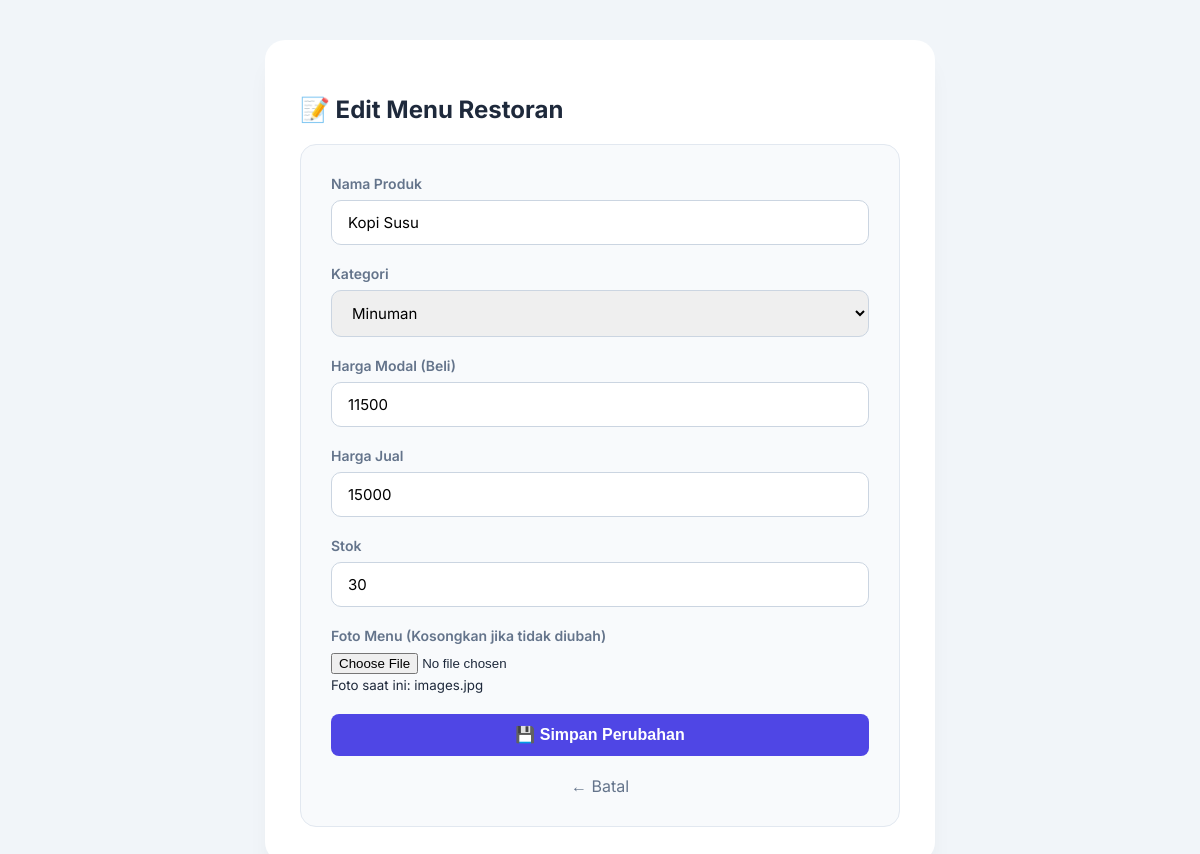
Page /edit.php?id=1 (signed in) on the committed database.
### tables this page shows
CREATE TABLE `produk` (
  `id` int(11) NOT NULL,
  `nama_produk` varchar(100) NOT NULL,
  `kategori` varchar(50) DEFAULT NULL,
  `harga_modal` int(11) NOT NULL,
  `harga` int(11) NOT NULL,
  `stok` int(11) NOT NULL,
  `foto` varchar(255) DEFAULT NULL
);

### edit.php (the view, shortened to what this page needs)
<?php
include "koneksi.php";
$id = $_GET['id'];
$data = mysqli_query($koneksi, "SELECT * FROM produk WHERE id='$id'");
$row = mysqli_fetch_array($data);
?>
<!DOCTYPE html>
<html>
<head>
    <link rel="stylesheet" href="style.css">
</head>
<body>
    <div class="container" style="max-width: 600px;">
        <h2>📝 Edit Menu Restoran</h2>
        <div style="background: #f8fafc; padding: 30px; border-radius: 16px; border: 1px solid #e2e8f0;">
            <form action="proses_edit.php" method="POST" enctype="multipart/form-data">
                <div class="form-group">
                    <label>Nama Produk</label>
                    <input type="text" name="nama_produk" value="<?php echo $row['nama_produk']; ?>" required>
                </div>
                <div class="form-group">
                    <label>Kategori</label>
                    <select name="kategori" required>
                        <option value="Minuman" <?php if($row['kategori'] == 'Minuman') echo 'selected'; ?>>Minuman</option>
                    </select>
                </div>
                <div class="form-group">
                    <label>Harga Modal (Beli)</label>
                    <input type="number" name="harga_modal" value="<?php echo $row['harga_modal']; ?>" required>
                </div>
                <div class="form-group">
                    <label>Harga Jual</label>
                    <input type="number" name="harga" value="<?php echo $row['harga']; ?>" required>
                </div>
                <div class="form-group">
                    <label>Stok</label>
                    <input type="number" name="stok" value="<?php echo $row['stok']; ?>" required>
                </div>
                <div class="form-group">
                    <label>Foto Menu (Kosongkan jika tidak diubah)</label>
                    <input type="file" name="foto">
                    <br>
                    <small>Foto saat ini: <?php echo $row['foto'] ?: 'Belum ada foto'; ?></small>
                </div>
                <button type="submit" class="btn btn-blue" style="width: 100%; padding: 15px; font-size: 16px;">
                    💾 Simpan Perubahan
                </button>
            </form>
            <center style="margin-top: 20px;">
                <a href="index.php" style="color: var(--gray); text-decoration: none;">← Batal</a>
            </center>
        </div>
    </div>
</body>
</html>

### style.css (style rules this page uses)
:root { --primary: #4f46e5; --success: #10b981; --warning: #f59e0b; --danger: #ef4444; --dark: #1e293b; --gray: #64748b; --bg: #f1f5f9; }
body { font-family: 'Inter', sans-serif; background-color: var(--bg); margin: 0; padding: 20px; color: var(--dark); }
.container { max-width: 1000px; margin: 20px auto; background: white; padding: 35px; border-radius: 20px; box-shadow: 0 20px 25px -5px rgba(0, 0, 0, 0.05); }
.btn { display: inline-flex; align-items: center; justify-content: center; padding: 10px 20px; border-radius: 8px; text-decoration: none; font-weight: 600; font-size: 14px; transition: 0.3s; border: none; cursor: pointer; height: 42px; color: white; }
.btn-blue { background: #3b82f6; color: white; }
.btn-blue { background: var(--primary); color: white; }
.form-group { margin-bottom: 20px; }
label { display: block; margin-bottom: 8px; font-weight: 600; font-size: 14px; color: var(--gray); }
input[type="text"], input[type="number"], input[type="password"], select, textarea { width: 100%; padding: 12px 16px; border: 1px solid #cbd5e1; border-radius: 10px; font-family: inherit; font-size: 15px; box-sizing: border-box; display: block; transition: all 0.2s; }

### rows in the picture
produk: nama_produk "Kopi Susu", kategori "Minuman", harga_modal "11500", harga "15000", stok "30", foto "images.jpg"
